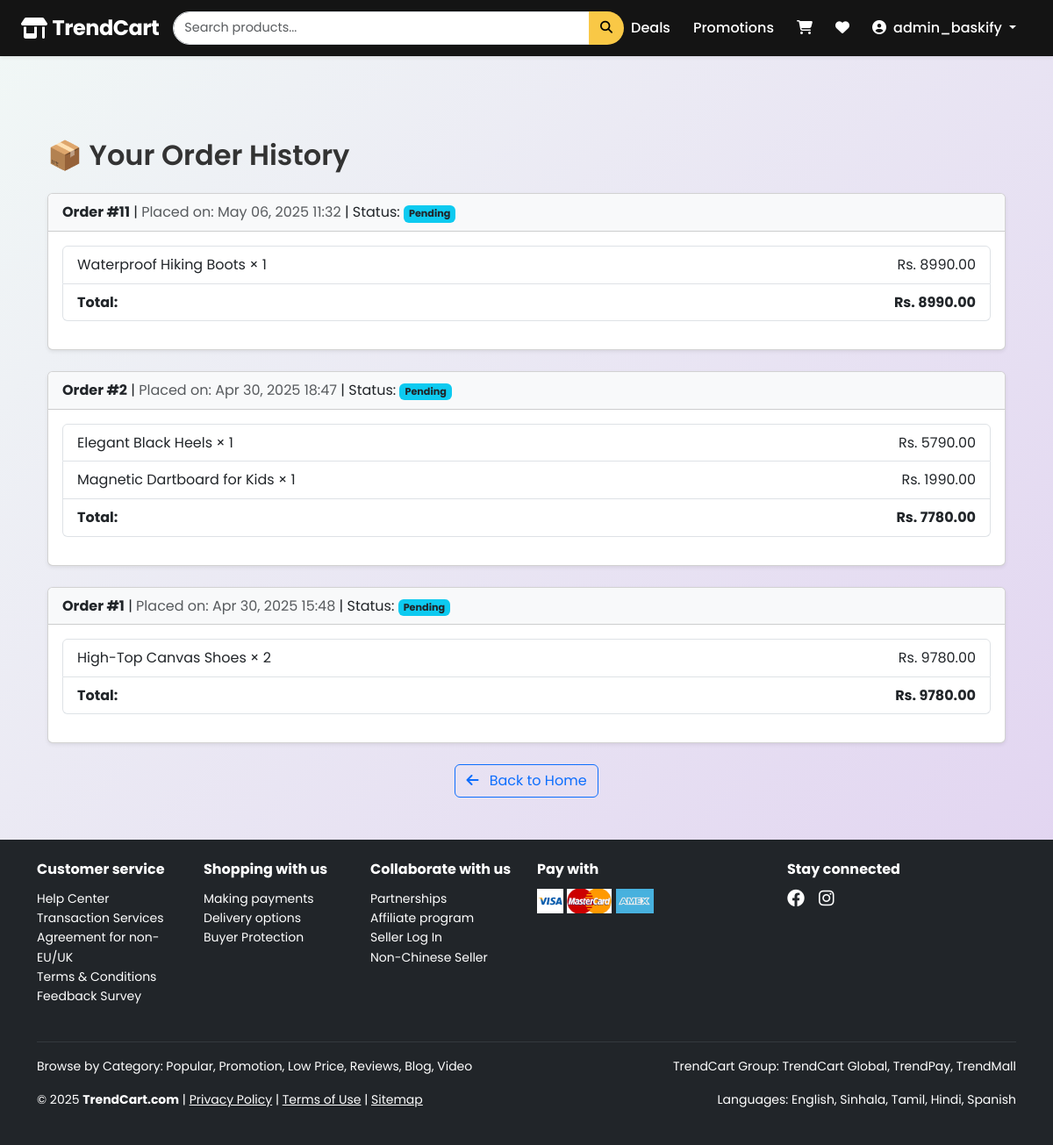
The page /orders/ (signed in) on the database as committed earlier.
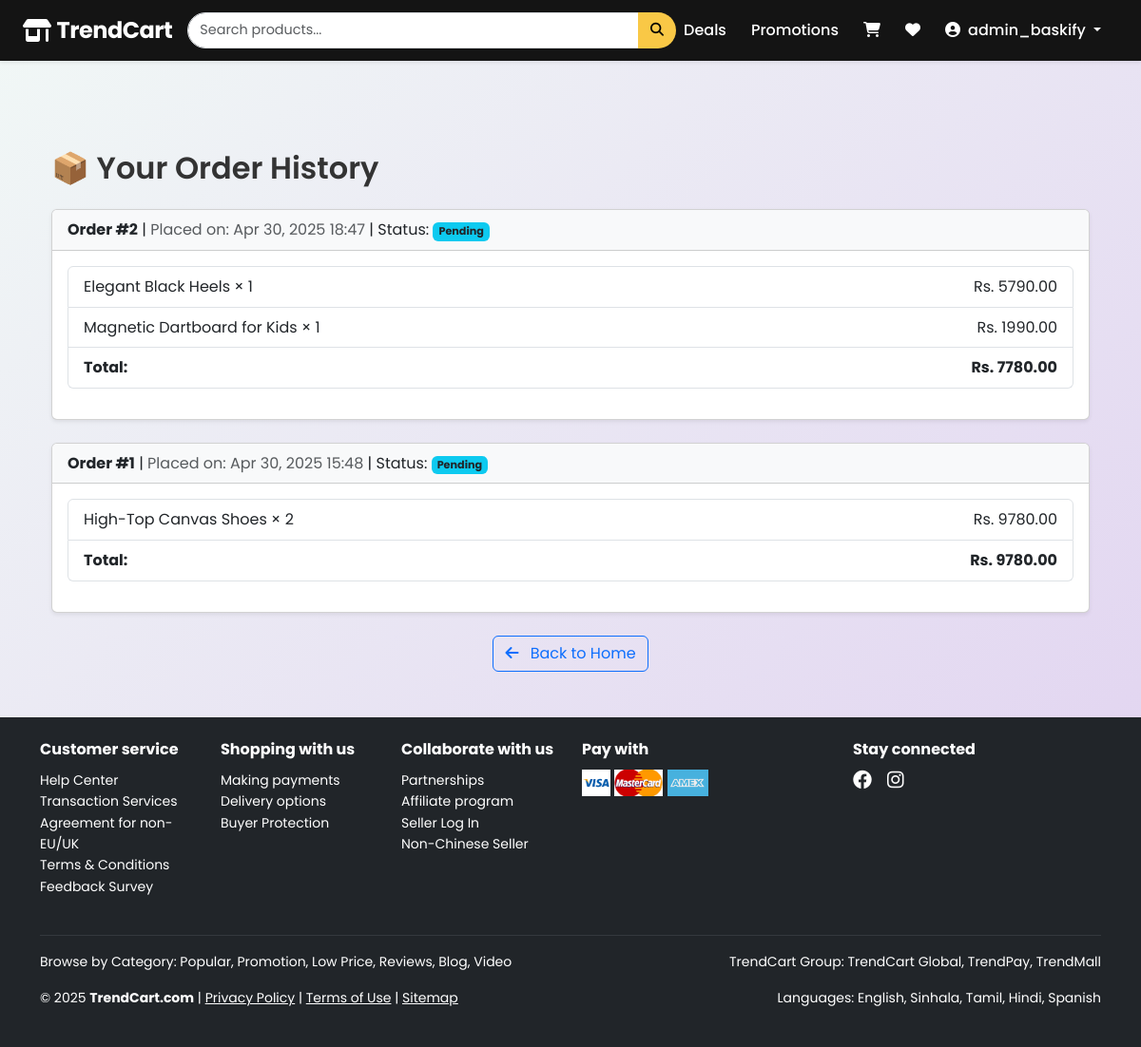
The same page on the database as committed later.
### store/models.py (models this page shows, shortened)
class OrderGroup(models.Model):
    user = models.ForeignKey(User, on_delete=models.CASCADE)
    created_at = models.DateTimeField(auto_now_add=True)
    address = models.TextField(blank=True)
    status = models.CharField(max_length=20, choices=[('Pending', 'Pending'),
                                                      ('Processing', 'Processing'),
                                                      ('Shipped', 'Shipped'),
                                                      ('Delivered', 'Delivered'),
                                                      ('Cancelled', 'Cancelled')],
                              default='Pending')
    def total_amount(self):
        return sum(item.subtotal() for item in self.orderitem_set.all())

class OrderItem(models.Model):
    order_group = models.ForeignKey(OrderGroup, on_delete=models.CASCADE)
    product = models.ForeignKey(Product, on_delete=models.CASCADE)
    quantity = models.PositiveIntegerField()
    price_at_purchase = models.DecimalField(max_digits=10, decimal_places=2)  # To preserve price
    def subtotal(self):
        return self.quantity * self.price_at_purchase

class Product(models.Model):
    name = models.CharField(max_length=100)
    description = models.TextField()
    price = models.DecimalField(max_digits=10, decimal_places=2)
    image = models.ImageField(upload_to='product_images/')  # Main image
    category = models.ForeignKey(Category, on_delete=models.CASCADE)
    is_deal = models.BooleanField(default=False)
    likes = models.ManyToManyField(User, related_name='liked_products', blank=True)

### store/views.py (the view)
# urls.py: path('orders/', views.order_history, name='order_history'),
@login_required
@never_cache
def order_history(request):
    orders = OrderGroup.objects.filter(user=request.user).order_by('-created_at')
    return render(request, 'store/order_history.html', {
        'orders': orders
    })

### store/context_processors.py (called while the page is built)
def cart_item_count(request):
    if request.user.is_authenticated:
        count = sum(item.quantity for item in CartItem.objects.filter(user=request.user))
    else:
        count = 0
    return {'cart_item_count': count}

### store/templates/store/order_history.html
{% extends 'store/base.html' %}
{% block content %}
<div class="container mt-5">
  <h2 class="mb-4">📦 Your Order History</h2>
  {% if orders %}
    {% for order in orders %}
      <div class="card mb-4 shadow-sm">
        <div class="card-header bg-light">
          <strong>Order #{{ order.id }}</strong> |
          <span class="text-muted">Placed on: {{ order.created_at|date:"M d, Y H:i" }}</span> |
          <span>Status: <span class="badge bg-info text-dark">{{ order.status }}</span></span>
        </div>
        <div class="card-body">
          <ul class="list-group mb-3">
            {% for item in order.orderitem_set.all %}
              <li class="list-group-item d-flex justify-content-between">
                {{ item.product.name }} × {{ item.quantity }}
                <span>Rs. {{ item.subtotal }}</span>
              </li>
            {% endfor %}
            <li class="list-group-item d-flex justify-content-between fw-bold">
              Total:
              <span>Rs. {{ order.total_amount }}</span>
            </li>
          </ul>
        </div>
      </div>
    {% endfor %}
  {% else %}
    <div class="alert alert-info text-center">
      You haven't placed any orders yet.
    </div>
  {% endif %}
    <div class="text-center mt-4">
      <a href="{% url 'home' %}" class="btn btn-outline-primary">
        <i class="fas fa-arrow-left me-2"></i> Back to Home
      </a>
    </div>
</div>
{% endblock %}

Rows that differ between the two databases and show on the page:
removed OrderGroup: id "11", created_at "May 06, 2025 11:32", status "Pending", total_amount "8990.00"
removed OrderItem: product.name "Waterproof Hiking Boots", quantity "1", subtotal "8990.00", shown under "11"
